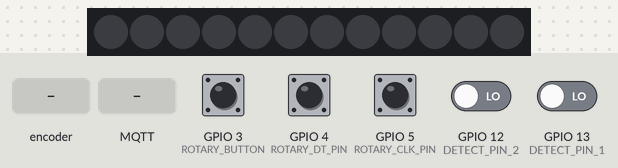
Simulated run of this program. Board: ESP8266 (Wemos D1 mini). On the bench: 12 RGB LEDs in strip order, left to right. The inputs (shaded band) are chosen by the test bench; at power-on: GPIO 3 (ROTARY_BUTTON), GPIO 4 (ROTARY_DT_PIN), GPIO 5 (ROTARY_CLK_PIN) HIGH, GPIO 12 (DETECT_PIN_2), GPIO 13 (DETECT_PIN_1) LOW. WiFi joins after 1.5 s; servers stay silent unless stated; no MQTT or app messages arrive unless stated; what the program prints to the serial monitor is not drawn.

Above: at 2.7 s.
2.8 s: rotary encoder on GPIO 3 (ROTARY_BUTTON) / GPIO 4 (ROTARY_DT_PIN) turned 1 step (first pin leading)
At 7.8 s:
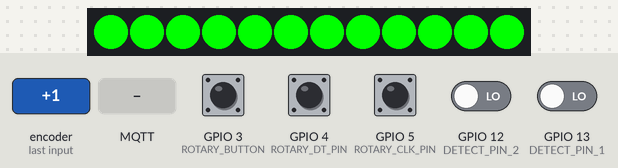
11.8 s: GPIO 5 (ROTARY_CLK_PIN) pulsed LOW 2 times (0.12 s each, 0.3 s apart)
At 13.5 s:
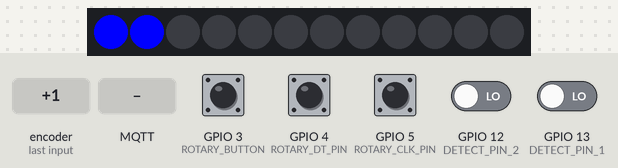
13.9 s: MQTT message "Track2Power;0" arrives on the first subscribed topic
At 14.3 s:
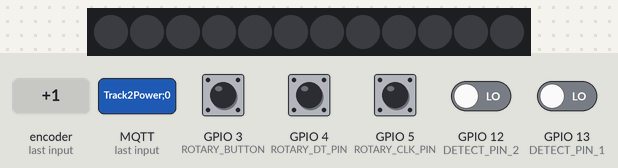
Timing chart, 0 to 16.4 s (numbered marks = the images above; inputs shaded):
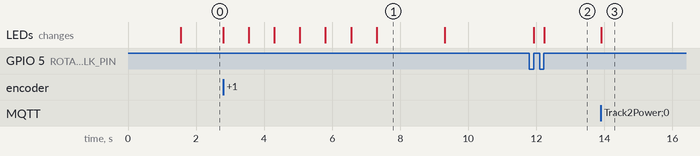

Measured:
- after the input at 2.8 s, the LEDs: first change at once (image 1 shows a later state)
- after the input at 11.8 s, the LEDs: first change after 0.12 s (image 2 shows a later state)
- after the input at 13.9 s, the LEDs: change at once (image 3)
- what the display in image 1 shows lasts 2.0 s, from 7.3 s to 9.3 s

The program:

main.cpp
```cpp
#include <Arduino.h>
#include <ESP8266WiFi.h>
#include "lapCounter.h"
#include "ledControl.h"
#include "c8yClient.h"
#include "config.h"
#include "button.h"

//connect to a WiFi access point
void connectWifi() {
  WiFi.begin(ssid, wifiPassword);

  Serial.print("Connecting to WiFi");
  int tries = 0;
  while (WiFi.status() != WL_CONNECTED) {
    delay(500);
    Serial.print(".");

    if (tries++ > 10) {
      WiFi.begin(ssid, wifiPassword);
      tries = 0;
    }

  }
  Serial.println("connected to wifi");
}

void setup() {
  Serial.begin(115200);

  setupButton();

  connectWifi();

  Serial.println(WiFi.localIP());
  connectC8Y(host, 1883);

  init_leds();

  blankLeds();

}

void loop() {

  if (WiFi.status() != WL_CONNECTED) {
    Serial.println("WiFi connection lost");
    connectWifi();
  }

  c8yLoop();

  if (isTriggeredLane1()) {
    LapDetails myLap = countLap(0);
    if (myLap.lapNumber < 6) {
      enableLed(myLap.lapNumber -1 );
    }
    publishLapEvent(1, myLap.lapNumber, myLap.lapTime/1000.f);

    if (checkRaceFinished()) {
      raceFinished();
    }
  }

  if (isTriggeredLane2()) {
    LapDetails myLap = countLap(1);

    if (myLap.lapNumber < 6) {
      enableLed(N_LEDS - myLap.lapNumber);
    }
    publishLapEvent(2, myLap.lapNumber, myLap.lapTime/1000.f);

    if (checkRaceFinished()) {
      raceFinished();
    }
  }

  loopButton();

  delay(5);
}
```

button.h
```cpp
#include <Arduino.h>

void setupButton();
void loopButton();
```

c8yClient.h
```cpp
#include <Arduino.h>
#include <PubSubClient.h>

#define C8Y_DEVICE_ID "carrERAstartGrid"
#define C8Y_INIT_TOPIC "tedge_addon/init/" C8Y_DEVICE_ID "/" C8Y_DEVICE_NAME "/" C8Y_DEVICE_TYPE
#define C8Y_EVENTS_TOPIC "tedge/events/"
#define C8Y_DEVICE_NAME "Startgrid"
#define C8Y_DEVICE_TYPE "SmartStartingGrid"
#define C8Y_DEVICE_OPTIONS "c8y_Restart,c8y_Command"
#define C8Y_SUBSCRIBE_TOPIC "tedge_addon/" C8Y_DEVICE_ID "/#"
#define C8Y_COMMAND_TOPIC "tedge_addon/CarERATrack/operation/command"

void initClient(Client& aNetworkClient);
void connectC8Y(String host, int port);
void callbackHandler(char* topic, byte* payload, unsigned int length);
void publishLapEvent(int track, int nrOfLaps, float lapTimeSeconds);
void publishStartRaceEvent(int nrOfLaps);
void publishRaceFinishedEvent();
void reconnectC8Y();
void c8yLoop();
```

lapCounter.h
```cpp
#ifndef LAP_COUNTER_H
#define LAP_COUNTER_H

#define DETECT_PIN_1 13 //D7
#define DETECT_PIN_2 12 //D6

struct LapDetails {
    int lane;
    int lapNumber;
    long lapTime;
};

IRAM_ATTR void carLane1Passed();
IRAM_ATTR void carLane2Passed();

boolean isTriggeredLane1();
boolean isTriggeredLane2();

LapDetails countLap(int lane);

void startRace(int nrOfLaps);
boolean checkRaceFinished();
void track1Dnf();
void track2Dnf();
void raceFinished();
//void endRace();

#endif
```

ledControl.h
```cpp
#include <Adafruit_NeoPixel.h>
#include <Wire.h>

#define LEDS_PIN 14 //D5
#define N_LEDS 12

void init_leds();
void blankLeds();
void countdown();
void enableLed(int led);
void disableLed(int led);
```

button.cpp
```cpp
#include "button.h"
#include "lapCounter.h"
#include "ledControl.h"

#define ROTARY_CLK_PIN 5 // D1
#define ROTARY_DT_PIN  4 // D2
#define ROTARY_BUTTON  3 // RX D0

int counter = 0;
int currentStateCLK;
int lastStateCLK;
String currentDir ="";
unsigned long lastButtonPress = 0;

void setupButton() {
    // Set encoder pins as inputs
	pinMode(ROTARY_CLK_PIN, INPUT);
	pinMode(ROTARY_DT_PIN, INPUT);
	pinMode(ROTARY_BUTTON, INPUT_PULLUP);

    lastStateCLK = digitalRead(ROTARY_CLK_PIN);
}

void loopButton() {

    // Read the current state of CLK
	currentStateCLK = digitalRead(ROTARY_CLK_PIN);

	// If last and current state of CLK are different, then pulse occurred
	// React to only 1 state change to avoid double count
	if (currentStateCLK != lastStateCLK  && currentStateCLK == 1){

		// If the DT state is different than the CLK state then
		// the encoder is rotating CCW so decrement
		if (digitalRead(ROTARY_DT_PIN) != currentStateCLK && counter >= 1) {
            disableLed(--counter);
			//counter --;
			currentDir ="CCW";
		} else {
			// Encoder is rotating CW so increment
			//counter ++;
            enableLed(counter++);
			currentDir ="CW";
		}
        Serial.printf("turn the knob %s, count is now %i\n", currentDir, counter);
	}

	// Remember last CLK state
	lastStateCLK = currentStateCLK;

	// Read the button state
	int btnState = digitalRead(ROTARY_BUTTON);

	//If we detect LOW signal, button is pressed
	if (btnState == LOW) {
		//if 50ms have passed since last LOW pulse, it means that the
		//button has been pressed, released and pressed again
		if (millis() - lastButtonPress > 50) {
			blankLeds();
            startRace(counter);
            counter = 0;
            lastStateCLK = digitalRead(ROTARY_CLK_PIN);
        }
        // Remember last button press event
        lastButtonPress = millis();
	}
}
```

c8yClient.cpp
```cpp
#include "c8yClient.h"
#include <ArduinoJson.h>
#include <ESP8266WiFi.h>
#include "lapCounter.h"

WiFiClient wifiClient;
PubSubClient client = PubSubClient(wifiClient);

void connectC8Y(String aHost, int aPort) {

    client.setServer(aHost.c_str(), aPort);
    client.setCallback(callbackHandler);

    if (!client.connected()) {

        client.connect(C8Y_DEVICE_ID);
    }

    Serial.printf("subscribing on topic %s\n", C8Y_COMMAND_TOPIC);
    boolean succeeded = client.subscribe(C8Y_COMMAND_TOPIC);
    Serial.printf("Did subscription succeed? %d", succeeded);

    client.publish(C8Y_INIT_TOPIC, C8Y_DEVICE_OPTIONS);
}

void reconnectC8Y() {
    if (!client.connected()) {
        Serial.println("Connection to MQTT broker lost, reconnecting....");
        client.connect(C8Y_DEVICE_ID);
    }
}

void publishLapEvent(int track, int nrOfLaps, float lapTimeSeconds) {

    DynamicJsonDocument event(1024);

    event["text"] = "Lap timed";
    event["track"] = track;
    event["lap"] = nrOfLaps;
    event["lapTime"] = lapTimeSeconds;

    String eventJson;
    serializeJson(event, eventJson);

    String topic = "tedge/events/lap_timing/carrERAstartGrid";
    //topic += C8Y_DEVICE_ID;
    //String topic = C8Y_EVENTS_TOPIC + String("lap_timing/") + C8Y_DEVICE_ID;

    Serial.println("publishing to " + topic);

    reconnectC8Y();
    client.publish(topic.c_str(), eventJson.c_str());
}

void publishStartRaceEvent(int nrOfLaps) {

    DynamicJsonDocument event(1024);

    event["text"] = "Race started";
    event["Number of laps"] = nrOfLaps;

    String eventJson;
    serializeJson(event, eventJson);


    String topic = "tedge/events/race_started/carrERAstartGrid";
    //topic += C8Y_DEVICE_ID;
    //String topic = C8Y_EVENTS_TOPIC + String("race_started/") + C8Y_DEVICE_ID;
    Serial.println("publishing to " + topic);

    reconnectC8Y();
    client.publish(topic.c_str(), eventJson.c_str());
}

void publishRaceFinishedEvent() {

    DynamicJsonDocument event(1024);

    event["text"] = "Race ended";

    String eventJson;
    serializeJson(event, eventJson);
   //String topic = C8Y_EVENTS_TOPIC + String("race_finished/") + C8Y_DEVICE_ID;
    String topic = C8Y_EVENTS_TOPIC;
    topic += "race_finished/";
    topic += C8Y_DEVICE_ID;
    Serial.println("publishing to " + topic);

    reconnectC8Y();
    client.publish(topic.c_str(), eventJson.c_str());
}

void callbackHandler(char* topic, byte* payload, unsigned int length) {

    Serial.printf("message received on topic %s\n", topic);
    if (strcmp(topic, "tedge_addon/CarERATrack/operation/command")==0) {
        Serial.println("Checking if command is powerbudget off");
        char* myPayload = (char*)payload;
        if (strncmp(myPayload, "Track1Power;0",12) ==0) {
            Serial.println("track 1 budget depleted");
            track1Dnf();
        } else if (strncmp(myPayload, "Track2Power;0",12) == 0 ) {
            Serial.println("track 2 budget depleted");
            track2Dnf();
        }
    }
}

void c8yLoop() {
    client.loop();
}
```

lapCounter.cpp
```cpp
#include <Arduino.h>
#include "lapCounter.h"
#include "ledControl.h"
#include "c8yClient.h"

int laps = 0;
long triggerTime[2] = {0,0};
long previousTriggerTime[2] = {0,0};
long lapTime[2] = {0,0};
boolean triggeredLane1, triggeredLane2, isRaceFinished = false;
int lapCounter[2] = {0,0};

IRAM_ATTR void carLane1Passed() {
  triggerTime[0] = millis();
  long elapsedTime = triggerTime[0] - previousTriggerTime[0];
  if (elapsedTime != triggerTime[0] && elapsedTime > 1000) {
    previousTriggerTime[0] = triggerTime[0];
    lapTime[0] = elapsedTime;
    triggeredLane1 = true;
  }
}

IRAM_ATTR void carLane2Passed() {
  triggerTime[1] = millis();
  long elapsedTime = triggerTime[1] - previousTriggerTime[1];
  if (elapsedTime != triggerTime[1] && elapsedTime > 1000) {
    previousTriggerTime[1] = triggerTime[1];
    lapTime[1] = elapsedTime;
    triggeredLane2 = true;
  }
}

void startRace(int nrOfLaps) {

  laps = nrOfLaps;

  countdown();
  //Start Counter
  long myTiming = millis();
  isRaceFinished = false;
  lapCounter[0] = 0;
  lapCounter[1] = 0;
  previousTriggerTime[0] = myTiming;
  previousTriggerTime[1] = myTiming;
  publishStartRaceEvent(laps);

  delay(2000);
  blankLeds();
  delay(1000);
  attachInterrupt(digitalPinToInterrupt(DETECT_PIN_1), carLane1Passed, FALLING);
  attachInterrupt(digitalPinToInterrupt(DETECT_PIN_2), carLane2Passed, FALLING);
}

void track1Dnf() {
  Serial.println("Car 1 did not finish!");
  lapCounter[0] = -1;
  if (lapCounter[1] == laps || lapCounter[1] == -1) {
    raceFinished();
  }
}

void track2Dnf() {
  lapCounter[1] = -1;
  if (lapCounter[0] == laps || lapCounter[0] == -1) {
    raceFinished();
  }
}

boolean isTriggeredLane1() {
  return triggeredLane1;
}

boolean isTriggeredLane2() {
  return triggeredLane2;
}

boolean checkRaceFinished() {
  return isRaceFinished;
}

void raceFinished() {
  Serial.println("Race finished");
  blankLeds();
  publishRaceFinishedEvent();
}

LapDetails countLap(int lane) {

  LapDetails myLap;

  if (lapCounter[lane] != -1) {
    lapCounter[lane] += 1;
  }

  myLap.lane = lane;
  myLap.lapNumber = lapCounter[lane];
  myLap.lapTime = lapTime[lane];

  if (lane == 0) {
    triggeredLane1 = false;
    if (myLap.lapNumber == laps) {
      detachInterrupt(digitalPinToInterrupt(DETECT_PIN_1));
      if (lapCounter[1] == laps || lapCounter[1] == -1) {
        //Race finished
        isRaceFinished = true;
      }
    }
  } else {
    triggeredLane2 = false;
    if (myLap.lapNumber == laps) {
      detachInterrupt(digitalPinToInterrupt(DETECT_PIN_2));
      if (lapCounter[0] == laps || lapCounter[0] == -1) {
        //Race finished
        isRaceFinished = true;
      }
    }
  }

  return myLap;
}
```

ledControl.cpp
```cpp
#include "ledControl.h"

Adafruit_NeoPixel strip = Adafruit_NeoPixel(N_LEDS, LEDS_PIN, NEO_GRB + NEO_KHZ800);

void init_leds() {
    strip.begin();
}

void enableLed(int led) {

    if (led < N_LEDS) {
        uint32_t myColor = strip.Color(0,0,255);
        strip.setPixelColor(led, myColor);
        strip.show();
    }
}

void disableLed(int led) {

  if (led > 0 && led < N_LEDS) {
    strip.setPixelColor(led, 0);
    strip.show();
  }
}

void blankLeds() {
  for (int i=0; i < N_LEDS; i++) {
    strip.setPixelColor(i,0);
  }
  strip.show();
}

void countdown() {

  uint32_t myColor = strip.Color(255,0,0);
  for (int i=0; i<6; i++) {
    strip.setPixelColor(i, myColor);
    strip.setPixelColor(11-i, myColor);
    strip.show();
    delay(750);
  }

  myColor = strip.Color(0, 255, 0);
  for (int i=0; i<6; i++) {
    strip.setPixelColor(i, myColor);
    strip.setPixelColor(11-i, myColor);
  }
  strip.show();
}

static void chase(uint32_t c) {
  for(uint16_t i=0; i<strip.numPixels()+4; i++) {
      strip.setPixelColor(i  , c); // Draw new pixel
      strip.setPixelColor(i-4, 0); // Erase pixel a few steps back
      strip.show();
      delay(25);
  }
}
```

config.h
```cpp
String ssid = "JCM_MOBILE";
String wifiPassword = "haskegeim";
String host = "10.10.1.61"; //"raspberrypi.iot";

// String ssid = "MenMs";
// String wifiPassword = "Welkom 1n d1t huis";
// String host = "10.0.60.129"; //"raspberrypi.iot";
```
